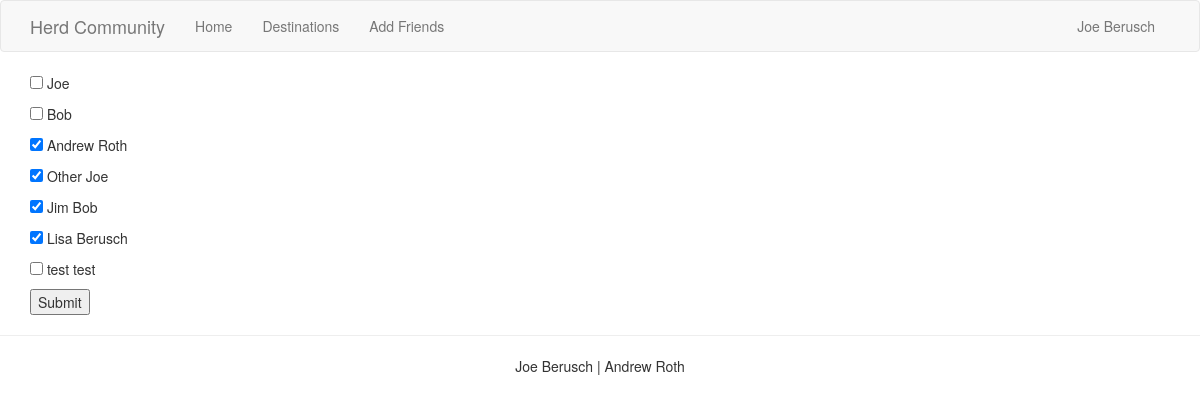
/add_friends (signed in), run on the app's committed database.
### app/models.py (models this page shows, shortened)
class User(UserMixin, db.Model):
    __tablename__ = 'users'
    user_id = db.Column(db.Integer, primary_key=True)
    username = db.Column(db.String(80), index=True, unique=True)
    name = db.Column(db.String(120))
    email = db.Column(db.String(120), index=True, unique=True)
    destinations = db.relationship('Association', back_populates='user')
    friends = db.relationship('User',
        secondary=friendship_identifier,
        primaryjoin= user_id == friendship_identifier.c.user_id,
        secondaryjoin= user_id == friendship_identifier.c.friend_id)
    def get_id(self):
        return self.user_id

### app/routes.py (the view, shortened to what this page needs)
@app.route('/add_friends', methods=['GET', 'POST'])
def add_friends():
    users = User.query.all()
    users = filter(lambda u: u.user_id != current_user.user_id, users)
    return render_template('add_friends.html', users=users,
                            current_friends=current_user.friends if current_user.friends else [])

### app/models.py (called while the page is built)
@login.user_loader
def load_user(id):
    return User.query.get(int(id))

### app/templates/add_friends.html
{% extends "base.html" %}
{% block app_content %}
<form method="POST" action="">
    {% for u in users %}
        <p><input type="checkbox" value="{{ u.user_id }}" name="friend_checkbox" {{ 'checked' if u in current_friends else '' }}> {{ u.name }}</input></p>
    {% endfor %}
    <button type="submit">Submit</button>
</form>
{% endblock %}

### app/templates/base.html (shortened to what this page needs)
{% extends 'bootstrap/base.html' %}
{% block navbar %}
    <nav class="navbar navbar-default">
        <div class="container">
            <div class="navbar-header">
                <a class="navbar-brand" href="{{ url_for('index') }}">Herd Community</a>
            </div>
            <div class="collapse navbar-collapse" id="bs-example-navbar-collapse-1">
                <ul class="nav navbar-nav">
                    <li><a href="{{ url_for('index') }}">Home</a></li>
                    <li><a href="{{ url_for('list') }}">Destinations</a></li>
                    <li><a href="{{ url_for('add_friends') }}">Add Friends</a></li>
                </ul>
                <ul class="nav navbar-nav navbar-right">
                    {% if current_user.is_authenticated %}
                    <li><a href="{{ url_for('user', username=current_user.username) }}">{{ current_user.name }}</a></li>
                    {% else %}
                    <li><a href="{{ url_for('login') }}">Login</a></li>
                    <li><a href="{{ url_for('signup') }}">Sign Up</a></li>
                    {% endif %}
                </ul>
            </div>
        </div>
    </nav>
{% endblock %}
{% block content %}
    <div class="container">
        {% block app_content %}{% endblock app_content %}
    </div>
    {% block footer %}
    <hr />
    <footer>
        <div class="text-center">Joe Berusch | Andrew Roth</div>
    </footer>
    <br />
    {% endblock footer %}
{% endblock content %}

### data on the page
User: name "Joe Berusch"
User: name "Joe"
User: name "Bob"
User: name "Andrew Roth"
User: name "Other Joe"
User: name "Jim Bob"
User: name "Lisa Berusch"
User: name "test test"
